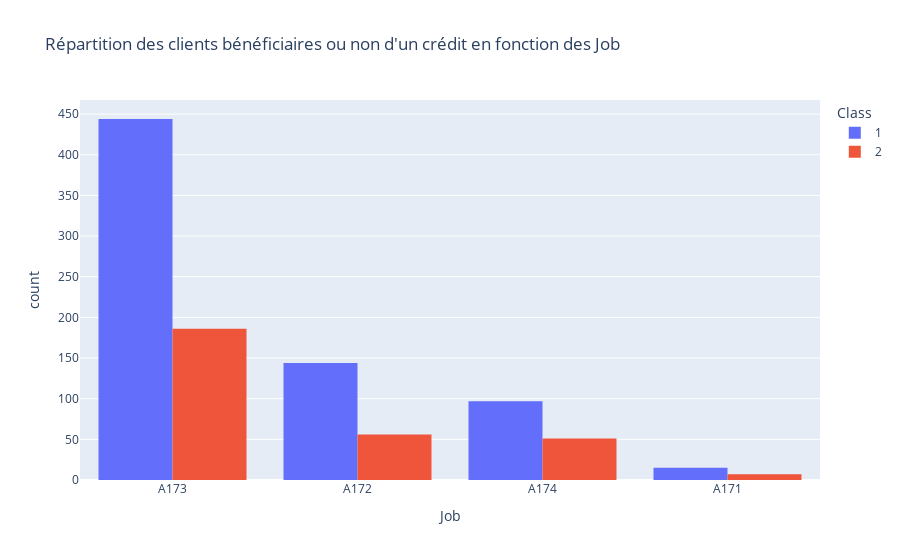

Write notebook code for a chart like this one.
### Code cell
PX.histogram (data_frame = german
             , x = "Job" 
             , color = 'Class'
             , barmode = 'group' 
             , labels = {'count': 'Nombre de clients'} 
             , title = "Répartition des clients bénéficiaires ou non d'un crédit en fonction des Job" 
             , template = 'plotly' 
            )

### Figure 1 — Plotly figure (JSON) as saved in the notebook; plotly's stock layout.template omitted (floating-point values rounded to 4 significant figures; data arrays with more than 128 entries replaced by an {"elided": "..."} marker saying what was removed)
{"data": [{"alignmentgroup": "True", "bingroup": "x", "hovertemplate": "Class=1<br>Job=%{x}<br>count=%{y}<extra></extra>", "legendgroup": "1", "marker": {"color": "#636efa"}, "name": "1", "offsetgroup": "1", "orientation": "v", "showlegend": true, "type": "histogram", "x": {"elided": "700 str values"}, "xaxis": "x", "yaxis": "y"}, {"alignmentgroup": "True", "bingroup": "x", "hovertemplate": "Class=2<br>Job=%{x}<br>count=%{y}<extra></extra>", "legendgroup": "2", "marker": {"color": "#EF553B"}, "name": "2", "offsetgroup": "2", "orientation": "v", "showlegend": true, "type": "histogram", "x": {"elided": "300 str values"}, "xaxis": "x", "yaxis": "y"}], "layout": {"barmode": "group", "legend": {"title": {"text": "Class"}, "tracegroupgap": 0}, "title": {"text": "Répartition des clients bénéficiaires ou non d'un crédit en fonction des Job"}, "xaxis": {"anchor": "y", "domain": [0, 1], "title": {"text": "Job"}}, "yaxis": {"anchor": "x", "domain": [0, 1], "title": {"text": "count"}}}}
